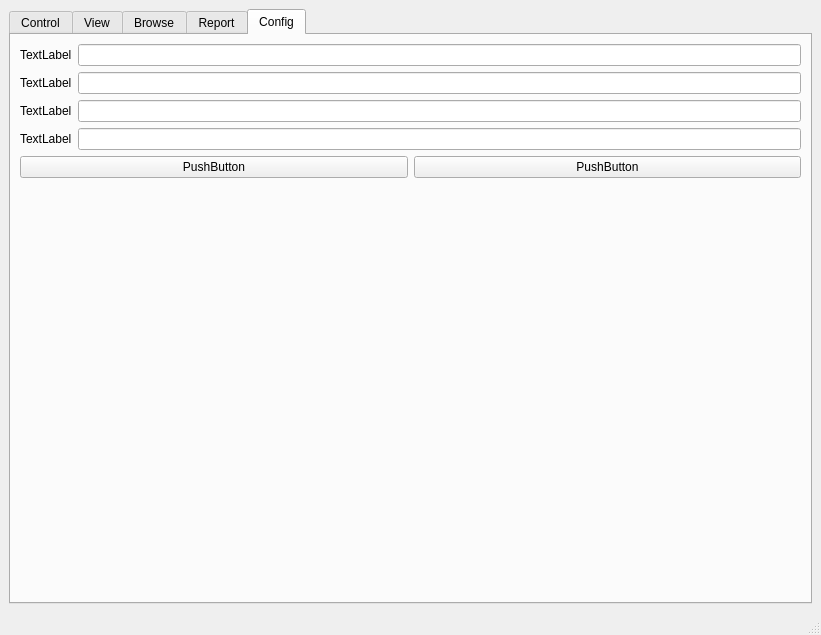
<?xml version="1.0" encoding="UTF-8"?>
<ui version="4.0">
 <class>APC_main_window</class>
 <widget class="QMainWindow" name="APC_main_window">
  <property name="enabled">
   <bool>true</bool>
  </property>
  <property name="geometry">
   <rect>
    <x>0</x>
    <y>0</y>
    <width>821</width>
    <height>635</height>
   </rect>
  </property>
  <property name="windowTitle">
   <string>APC Recorder</string>
  </property>
  <widget class="QWidget" name="centralwidget">
   <layout class="QVBoxLayout" name="main_layout">
    <item>
     <widget class="QTabWidget" name="tabWidget">
      <property name="enabled">
       <bool>true</bool>
      </property>
      <property name="currentIndex">
       <number>4</number>
      </property>
      <property name="tabsClosable">
       <bool>false</bool>
      </property>
      <widget class="QWidget" name="control_tab">
       <attribute name="title">
        <string>Control</string>
       </attribute>
       <layout class="QVBoxLayout" name="verticalLayout_3">
        <item>
         <widget class="QGroupBox" name="control_gb">
          <property name="title">
           <string>Control</string>
          </property>
          <layout class="QVBoxLayout" name="verticalLayout">
           <item>
            <widget class="QPushButton" name="pushButton">
             <property name="text">
              <string>Connect</string>
             </property>
            </widget>
           </item>
           <item>
            <widget class="QPushButton" name="pushButton_2">
             <property name="enabled">
              <bool>false</bool>
             </property>
             <property name="text">
              <string>Start</string>
             </property>
            </widget>
           </item>
           <item>
            <widget class="QPushButton" name="pushButton_3">
             <property name="enabled">
              <bool>false</bool>
             </property>
             <property name="text">
              <string>Stop</string>
             </property>
            </widget>
           </item>
           <item>
            <widget class="QPushButton" name="pushButton_4">
             <property name="enabled">
              <bool>false</bool>
             </property>
             <property name="text">
              <string>Disconnect</string>
             </property>
            </widget>
           </item>
          </layout>
         </widget>
        </item>
        <item>
         <widget class="QGroupBox" name="groupBox">
          <property name="title">
           <string>Log</string>
          </property>
          <layout class="QVBoxLayout" name="verticalLayout_2">
           <item>
            <widget class="QTextBrowser" name="textBrowser"/>
           </item>
          </layout>
         </widget>
        </item>
       </layout>
      </widget>
      <widget class="QWidget" name="view_tab">
       <attribute name="title">
        <string>View</string>
       </attribute>
       <layout class="QVBoxLayout" name="view_layout"/>
      </widget>
      <widget class="QWidget" name="browse_tab">
       <property name="enabled">
        <bool>false</bool>
       </property>
       <attribute name="title">
        <string>Browse</string>
       </attribute>
       <layout class="QVBoxLayout" name="verticalLayout_4">
        <item>
         <widget class="QTableWidget" name="sessions_table"/>
        </item>
        <item>
         <widget class="QPushButton" name="load_session_data">
          <property name="text">
           <string>Load Session Data</string>
          </property>
         </widget>
        </item>
        <item>
         <widget class="QTableWidget" name="session_data_table"/>
        </item>
        <item>
         <widget class="QPushButton" name="pushButton_5">
          <property name="text">
           <string>Create Report</string>
          </property>
         </widget>
        </item>
       </layout>
      </widget>
      <widget class="QWidget" name="report_tab">
       <attribute name="title">
        <string>Report</string>
       </attribute>
      </widget>
      <widget class="QWidget" name="config_tab">
       <attribute name="title">
        <string>Config</string>
       </attribute>
       <layout class="QVBoxLayout" name="verticalLayout_5">
        <item>
         <layout class="QFormLayout" name="formLayout">
          <item row="0" column="0">
           <widget class="QLabel" name="label">
            <property name="text">
             <string>TextLabel</string>
            </property>
           </widget>
          </item>
          <item row="1" column="0">
           <widget class="QLabel" name="label_2">
            <property name="text">
             <string>TextLabel</string>
            </property>
           </widget>
          </item>
          <item row="3" column="0">
           <widget class="QLabel" name="label_3">
            <property name="text">
             <string>TextLabel</string>
            </property>
           </widget>
          </item>
          <item row="2" column="0">
           <widget class="QLabel" name="label_4">
            <property name="text">
             <string>TextLabel</string>
            </property>
           </widget>
          </item>
          <item row="0" column="1">
           <widget class="QLineEdit" name="lineEdit"/>
          </item>
          <item row="1" column="1">
           <widget class="QLineEdit" name="lineEdit_2"/>
          </item>
          <item row="2" column="1">
           <widget class="QLineEdit" name="lineEdit_3"/>
          </item>
          <item row="3" column="1">
           <widget class="QLineEdit" name="lineEdit_4"/>
          </item>
         </layout>
        </item>
        <item>
         <layout class="QHBoxLayout" name="horizontalLayout">
          <item>
           <widget class="QPushButton" name="pushButton_6">
            <property name="text">
             <string>PushButton</string>
            </property>
           </widget>
          </item>
          <item>
           <widget class="QPushButton" name="pushButton_7">
            <property name="text">
             <string>PushButton</string>
            </property>
           </widget>
          </item>
         </layout>
        </item>
        <item>
         <spacer name="verticalSpacer">
          <property name="orientation">
           <enum>Qt::Orientation::Vertical</enum>
          </property>
          <property name="sizeHint" stdset="0">
           <size>
            <width>20</width>
            <height>40</height>
           </size>
          </property>
         </spacer>
        </item>
       </layout>
      </widget>
     </widget>
    </item>
   </layout>
  </widget>
  <widget class="QStatusBar" name="statusbar"/>
  <action name="actionConnect">
   <property name="text">
    <string>Connect</string>
   </property>
  </action>
  <action name="actionStart">
   <property name="text">
    <string>Start</string>
   </property>
  </action>
  <action name="actionStop">
   <property name="text">
    <string>Stop</string>
   </property>
  </action>
  <action name="actionConnect_2">
   <property name="text">
    <string>Connect</string>
   </property>
  </action>
  <action name="actionStart_2">
   <property name="text">
    <string>Start</string>
   </property>
  </action>
  <action name="actionStop_2">
   <property name="text">
    <string>Stop</string>
   </property>
  </action>
  <action name="actionDisconnect">
   <property name="text">
    <string>Disconnect</string>
   </property>
  </action>
  <action name="actionView_records">
   <property name="text">
    <string>View records</string>
   </property>
  </action>
  <action name="actionGenerate_report">
   <property name="text">
    <string>Generate report</string>
   </property>
  </action>
  <action name="actionSearch_session">
   <property name="text">
    <string>Search session</string>
   </property>
  </action>
 </widget>
 <resources/>
 <connections/>
</ui>
